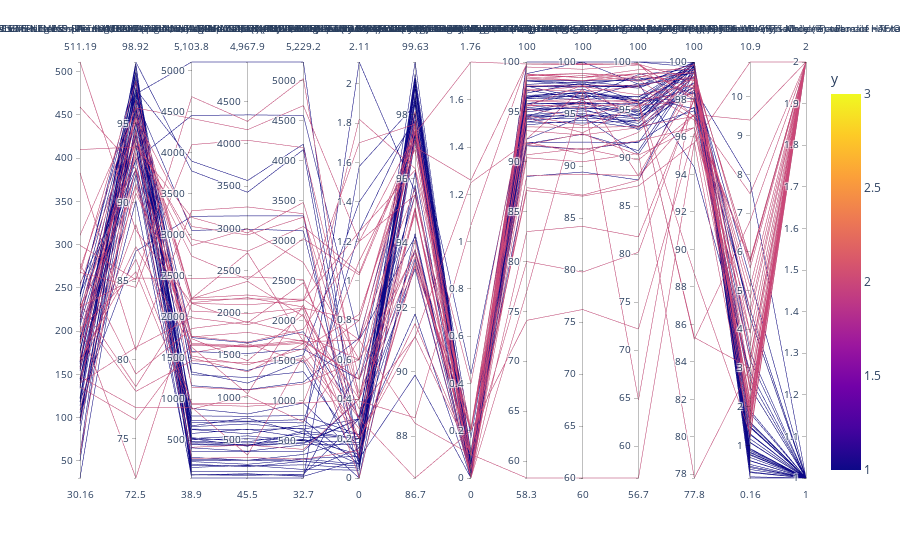

Notebook source saved alongside this figure:
### Code cell
fig = px.parallel_coordinates(data, color="y",
                              color_continuous_scale=px.colors.sequential.Plasma,
                              color_continuous_midpoint=2)
fig.show()
